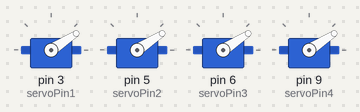
Bench run of a sketch on a simulated Arduino Uno, built with avr-gcc and run on an emulated ATmega328P. On the bench: 4 × servo.

Above: at 0.1 s.
At 1.0 s:
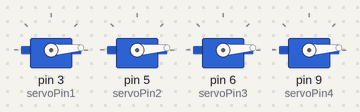
At 1.6 s:
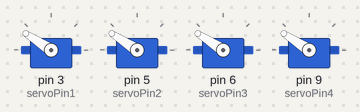
At 2.1 s:
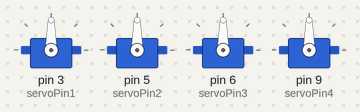
Timing chart, 0 to 3.6 s (numbered marks = the images above):
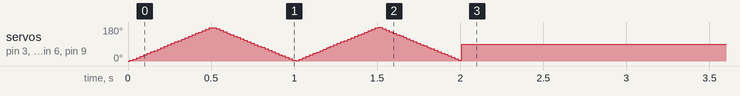

The sketch:

incredible_albar1.ino
```cpp
#include <Servo.h>

// إنشاء أربعة كائنات للتحكم بمحركات السيرفو
Servo servo1;
Servo servo2;
Servo servo3;
Servo servo4;

// منافذ الإشارة الخاصة بالمحركات
const int servoPin1 = 3;
const int servoPin2 = 5;
const int servoPin3 = 6;
const int servoPin4 = 9;

// مدة حركة Sweep بالمللي ثانية
const unsigned long sweepDuration = 2000;

void moveAllServos(int angle) {
  servo1.write(angle);
  servo2.write(angle);
  servo3.write(angle);
  servo4.write(angle);
}

void setup() {
  // ربط كل محرك بالمنفذ الخاص به
  servo1.attach(servoPin1);
  servo2.attach(servoPin2);
  servo3.attach(servoPin3);
  servo4.attach(servoPin4);

  unsigned long startTime = millis();

  // تشغيل حركة Sweep لمدة ثانيتين فقط
  while (millis() - startTime < sweepDuration) {
    unsigned long elapsedTime = millis() - startTime;

    /*
      دورة Sweep كاملة مدتها ثانية واحدة:
      أول 500 ms: من 0 إلى 180 درجة
      ثاني 500 ms: من 180 إلى 0 درجة
    */

    int angle;

    if ((elapsedTime % 1000) < 500) {
      angle = map(elapsedTime % 500, 0, 499, 0, 180);
    } else {
      angle = map(elapsedTime % 500, 0, 499, 180, 0);
    }

    moveAllServos(angle);
    delay(10);
  }

  // بعد انتهاء الثانيتين تثبت جميع المحركات عند 90 درجة
  moveAllServos(90);
}

void loop() {
  // لا نحتاج إلى تكرار البرنامج
  // المحركات تبقى ثابتة عند زاوية 90 درجة
}
```
